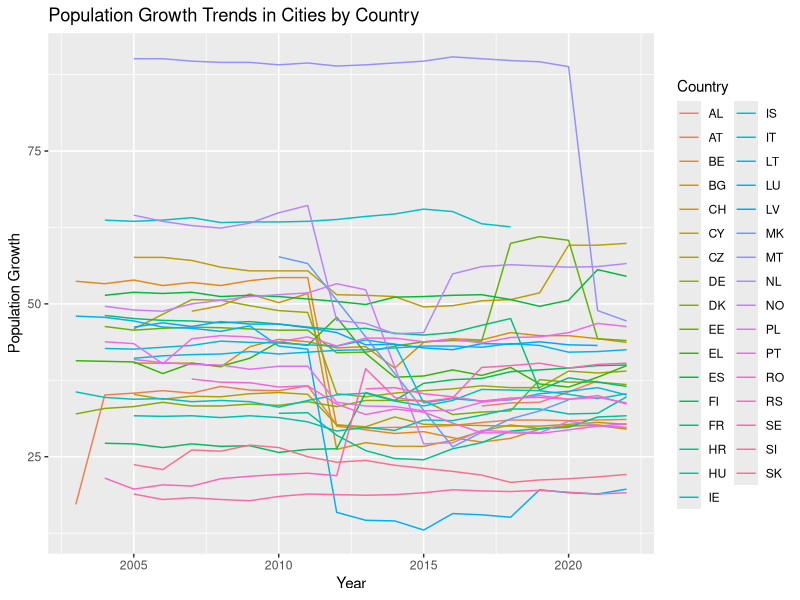

Recreate this plot in R.
## ---- chunk 1
#| label: setup 
#| output: false
#| message: false
library(tidyverse)
library(readxl)
library(dplyr)
library(ggplot2)
## ---- chunk 2
data <- read_csv("ilc_lvho01__custom_9371289_linear.csv", 
    locale = locale(date_names = "nb", encoding = "ISO-8859-1"))
View(ilc_lvho01_custom_9371289_linear)
## ---- chunk 3
columns_to_remove <- c("DATAFLOW", "LAST UPDATE", "freq", "incgrp", "building", "unit", "OBS_FLAG")
data <- data[, !(names(data) %in% columns_to_remove)]
## ---- chunk 4
data <- data %>% 
  mutate(deg_urb = case_when(
    deg_urb == "DEG1" ~ "Cities",
    deg_urb == "DEG2" ~ "Towns/Suburbs",
    deg_urb == "DEG3" ~ "Rural areas"
  ))
## ---- chunk 5
# Installer ggplot2 hvis du ikke har det installert
install.packages("ggplot2")

# Last inn ggplot2-pakken
library(ggplot2)
## ---- chunk 6
# Assuming you have a column named "population_growth" and "country" in your dataset

# Filter data for "Cities" and create a plot with lines for each country
cities_plot <- data |> 
  filter(deg_urb == "Cities") |> 
  ggplot(aes(x = TIME_PERIOD, y = OBS_VALUE, color = geo)) +
  geom_line() +
  labs(title = "Population Growth Trends in Cities by Country",
       x = "Year",
       y = "Population Growth",
       color = "Country")

# Display the plot for "Cities"
print(cities_plot)

